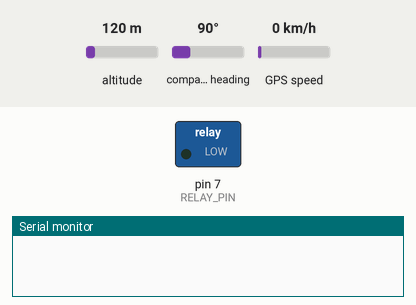
A sketch run on a simulated Arduino Uno, built with avr-gcc and run on an emulated ATmega328P. Shown: switched loads named in the sketch (green lamp = pin HIGH), the last lines printed to the serial monitor. Inputs (shaded band) come from the test bench; at power-on: altitude 120 m, compass heading 90°, GPS speed 0 km/h. The GPS gets a fix after 3 s at 37.7749, -122.4194 with 8 satellites.

Above: at 0.1 s.
At 39.5 s:
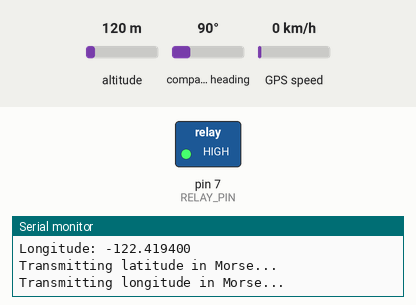
Timing chart, 0 to 40.0 s (numbered marks = the images above):
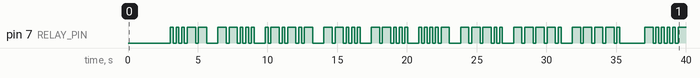

Measured:
- by itself, pin 7 (RELAY_PIN): LOW → HIGH at 3.0 s, → LOW 0.20 s later, → HIGH 0.20 s later, → LOW 0.20 s later, … (103 changes in this stretch)

The sketch:

lat_and_long_in_morse_code_with_serial_monitor.ino
```cpp
#include <TinyGPS++.h>
#include <SoftwareSerial.h>

SoftwareSerial gpsSerial(8, 9);
TinyGPSPlus gps;

#define RELAY_PIN 7
#define DOT_DURATION 200  // ms
#define DASH_DURATION 600
#define GAP_DURATION 200
#define LETTER_GAP 600

// Convert character to Morse code
String toMorse(char c) {
  switch (c) {
    case '0': return "-----";
    case '1': return ".----";
    case '2': return "..---";
    case '3': return "...--";
    case '4': return "....-";
    case '5': return ".....";
    case '6': return "-....";
    case '7': return "--...";
    case '8': return "---..";
    case '9': return "----.";
    case '.': return ".-.-.-";
    case '-': return "-....-";
    default: return "";
  }
}

// Function to activate relay for each Morse symbol
void transmitMorse(String text) {
  for (int i = 0; i < text.length(); i++) {
    String morse = toMorse(text[i]);
    if (morse.length() > 0) {
      for (int j = 0; j < morse.length(); j++) {
        digitalWrite(RELAY_PIN, HIGH); // relay ON
        if (morse[j] == '.') {
          delay(DOT_DURATION);
        } else if (morse[j] == '-') {
          delay(DASH_DURATION);
        }
        digitalWrite(RELAY_PIN, LOW);  // relay OFF between parts
        delay(GAP_DURATION);
      }
      delay(LETTER_GAP); // pause between letters
    }
  }
}

void setup() {
  Serial.begin(9600);
  gpsSerial.begin(9600);
  pinMode(RELAY_PIN, OUTPUT);
  digitalWrite(RELAY_PIN, LOW);
}

void loop() {
  while (gpsSerial.available() > 0) {
    gps.encode(gpsSerial.read());

    if (gps.location.isUpdated()) {
      float lat = gps.location.lat();
      float lon = gps.location.lng();

      String latStr = String(lat, 6);
      String lonStr = String(lon, 6);

      Serial.println("Latitude: " + latStr);
      Serial.println("Longitude: " + lonStr);

      Serial.println("Transmitting latitude in Morse...");
      transmitMorse(latStr);
      delay(1000);
      Serial.println("Transmitting longitude in Morse...");
      transmitMorse(lonStr);
      Serial.println("-----------------------");
    }
  }
}
```
